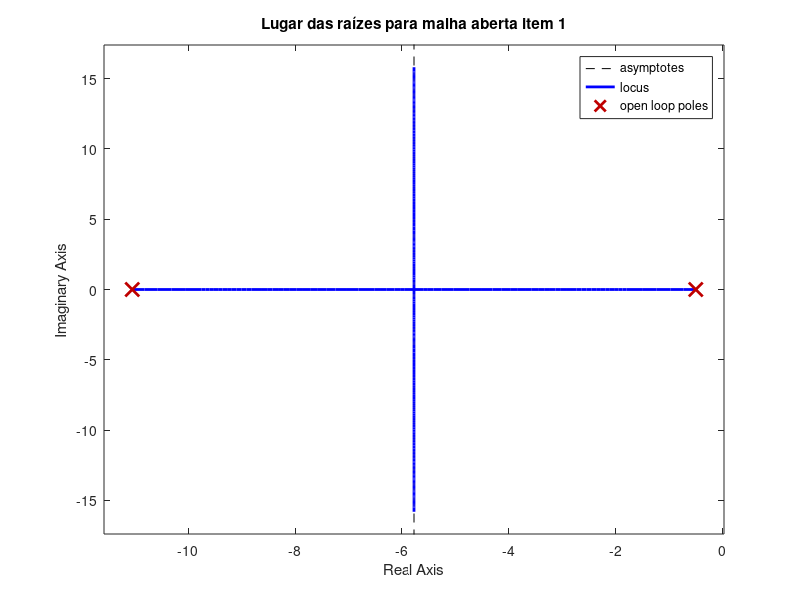
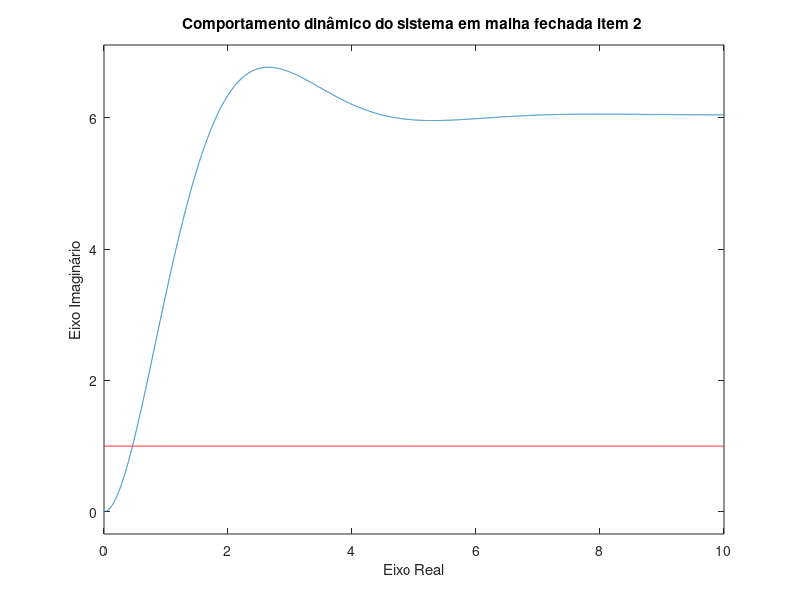
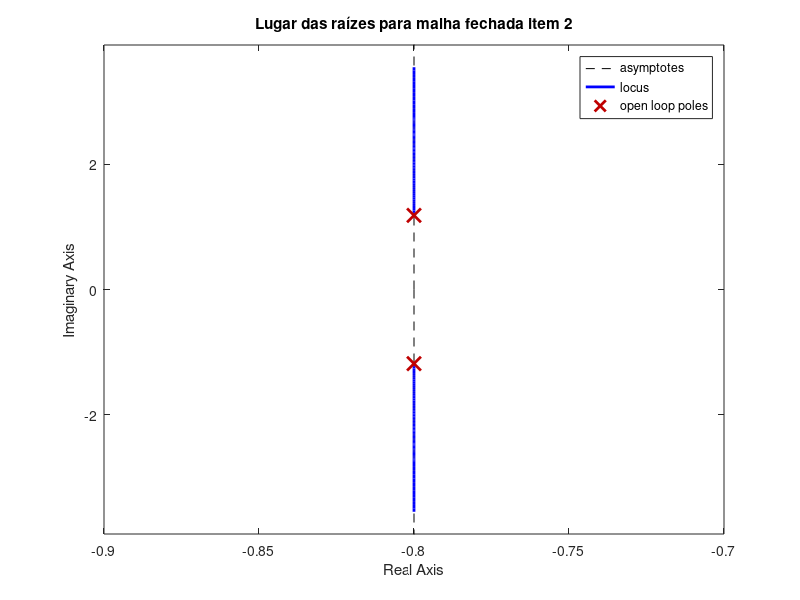
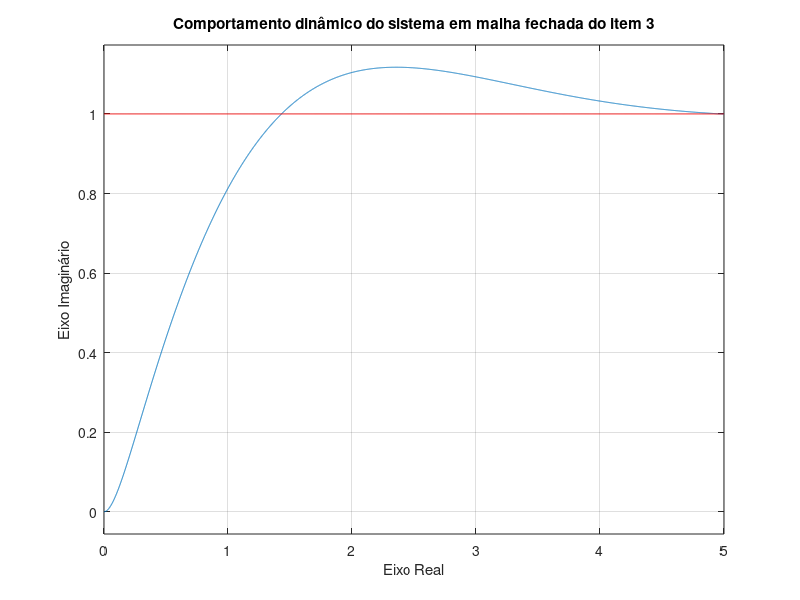

These charts were generated, in order, by the following MATLAB code:
% Instituto Federal da Paraíba
% Data: 31/04/2023
% Ademar Gonçalves da Costa Júnior
% Sistemas de Controle I
% Projeto 3 - Sistemas de Controle I
% Grupo 3: Alysson, Fabrício,Gabriel


close all
clear all

%##########################################################################
%##########################################################################
 
% 1. Considerando a inserção de um ganho K na malha direta, e uma realimentação
% unitária para o sistema em malha fechada, esbocem manualmente o LGR do sistema
% em malha fechada (deve ser apresentado todos os cálculos para este esboço como
% justificativa);

% Função de transferência do sistema em malha aberta

numA = [5.55];
denA = [1 11.55 5.55];
G = tf(numA, denA);
figure('Units', 'inches', 'Position', [0 3.1 5 5]);
rlocus(G);
pole(G);
title('Lugar das raízes para malha aberta item 1');
grid off;
hold on;
pause(0.01)

%##########################################################################
%##########################################################################
 
% 2. Com a premissa de projeto de overshoot máximo permitido de 12% e tempo de
% estabelecimento, no critério de 2%, de 5 segundos, determinem o valor de K para estes
% polos especificados;

% Definir overshoot máximo permitido e tempo de estabelecimento desejado
OS_max = 0.12; % 12% de overshoot máximo permitido
Ts_desired = 5; % Tempo de estabelecimento desejado (2% de critério)

% Calcular o coeficiente de amortecimento a partir do overshoot máximo permitido
zeta = -log(OS_max) / sqrt(pi^2 + log(OS_max)^2);

% Calcular a frequência natural não amortecida a partir do tempo de estabelecimento desejado
omega_n = 4 / (zeta * Ts_desired);

% Determinar o valor de K
K = omega_n^2;

% Exibir os resultados
disp(['Valor de K: ' num2str(K)]);
disp(['Coeficiente de amortecimento (\zeta): ' num2str(zeta)]);
disp(['Frequência natural não amortecida (\omega_n): ' num2str(omega_n)]);

figure('Units', 'inches', 'Position', [5 3.1 6 5])  
tempo = 0:0.001:10;
nume1 = [5.55*2.2271];
poly1 = [1 1.6 2.04423];
sistema=tf(nume1,poly1);
step(sistema,tempo);
hold on
degrau = tempo;
degrau(1,:) = (1);
plot(tempo,degrau,'r');
grid off

title('Comportamento dinâmico do sistema em malha fechada item 2 ');
xlabel('Eixo Real');
ylabel('Eixo Imaginário');
hold on

figure('Units', 'inches', 'Position', [0 1.5 5 5])
rlocus(sistema);
title('Lugar das raízes para malha fechada item 2');
grid off
pause(0.01)
%##########################################################################
%##########################################################################
 
% Com a mesma premissa do item anterior (overshoot máximo permitido de 12% e
% tempo de estabelecimento, no critério de 2%, de 5 segundos), projetem os compensadores
% pelas técnicas de avanço de fase (por condição de fase/ganho e análise direta), atraso de
% fase, e avanço e atraso de fase. O erro em regime permanente permitido será de 0,5% para
% o sistema em malha fechada.

time = 0:0.001:5;

num1_3a = [5.56*1];
den1_3a = [1 11.56 5.56*(1+1)];
f1 = tf(num1_3a, den1_3a);

num2_3b = [5.56*197.75];
den2_3b = [1 11.56 5.56*(1+197.75)];
f2 = tf(num2_3b,den2_3b);
% numerador da planta
num=5.56;

% denominador da planta
den=[1 11.56 5.56]

% funcao de transferencia da planta
sys=tf(num,den);

%% funcao de transferencia de malha fechada (com indicacao de polos. O sistema nao tem zeros)
     
numF=[5.56*197.75];
denF=[1 11.56 5.56*(1+197.75)];
T1=tf(numF,denF);
     
disp('polos em malha fechada do sistema original:')
pole(T1)

% resposta ao degrau em malha fechada do sistema original
to=0:0.01:10;
yo=step(T1,to);

% sobressinal em %
disp('sobressinal em % do sistema original:')
(max(yo)-yo(end))*100/yo(end)

% erro em estado estacionario
disp('erro em estado estacionario do sistema original:')
1-yo(end)

%% Compensador por atraso 
 
% funcao de transferencia da planta
sys=tf(num,den);

p=0.00575;
% pelas restricoes de ganho chega-se a
z=p*197.75;

% a condicao de modulo para ter polos de mf em -0.8+-j1.185 resulta em
A1 = sqrt(1.185^2+(11.05-0.8)^2);
A2 = sqrt(1.185^2+(0.8-0.5)^2);
A3 = sqrt(1.185^2+(0.8-z)^2);
B1 = sqrt(1.185^2+(A2-0.8)^2);
Kc = (A1*A2*A3)/(5.56*B1)


numc=Kc*[1 z];
denc=[1 p];
C=tf(numc,denc);

% funcao de transferencia de ramo direto
CG=series(C,sys)

% funcao de transferencia de malha fechada (indicacao de polos e zeros)
T2=CG/(1+CG);

figure('Units', 'inches', 'Position', [5 1 6 5]);
step(time,T2);
hold on
degrau = time;
degrau(1,:) = (1);
plot(time,degrau,'r');
title('Comportamento dinâmico do sistema em malha fechada do item 3');
xlabel('Eixo Real');
ylabel('Eixo Imaginário');

disp('polos em malha fechada com controlador em atraso de fase:')
pole(T2)
disp('zero em malha fechada com controlador em atraso de fase:')
zero(T2)

t2=0:0.01:8;

% resposta ao degrau unitario
y2=step(t2,T2);
 
% sobressinal em %
disp('sobressinal em % do sistema com controlador em atraso de fase:')
(max(y2)-y2(end))*100/y2(end)

% erro em estado estacionario
disp('erro em estado estacionario do sistema com controlador em atraso de fase:')
1-y2(end)

% Lugar das raizes do sistema com compensador

figure('Units', 'inches', 'Position', [0 0 5 5])
rlocus(CG)
title('Lugar das raízes para malha fechada do item 3');
axis([-11 1 -4 4])

figure('Units', 'inches', 'Position', [10.96 3.1 5 5]); 
%step(to,T1);
hold on;
step(to,T2);
%step(to,sys);

degrau = to;
degrau(1,:) = (1);
%plot(to,degrau,'r');

title('Simulação do compensador por atraso do projeto 3');
xlabel('Tempo');
ylabel('Amplitude(V)');
legend('Malha fechada com compensador por atraso','Malha aberta','Entrada degrau1');